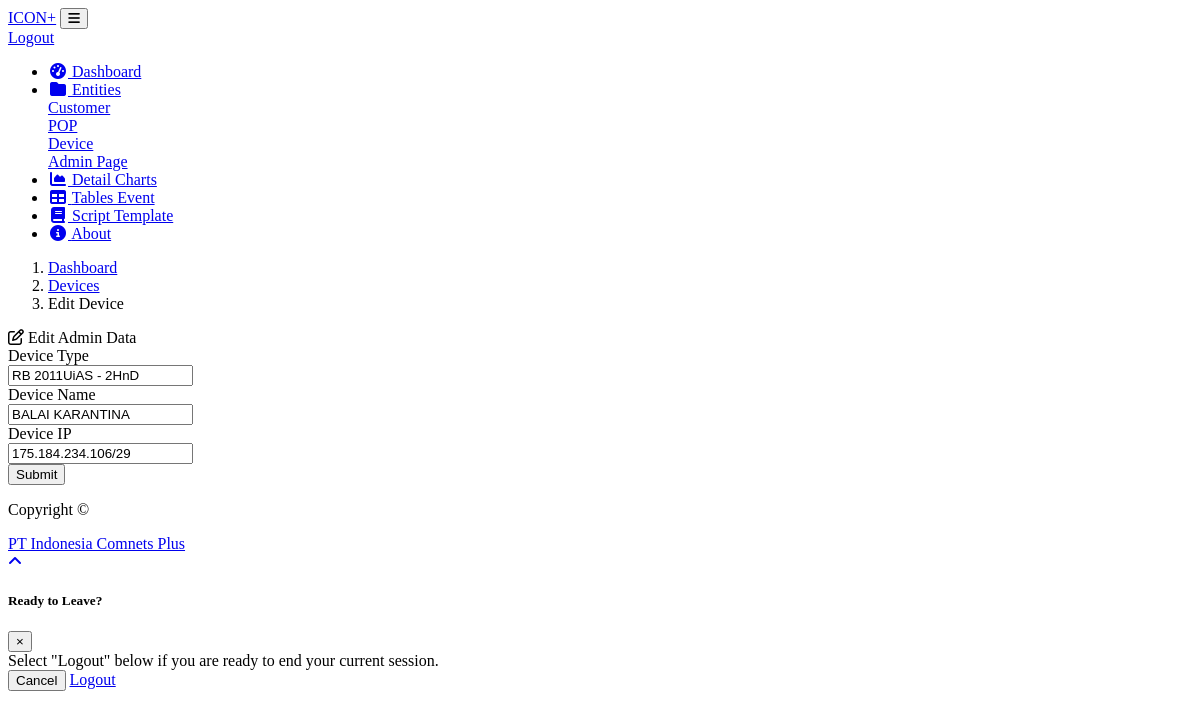
Page /editdevice.php?device_id=RTR_3BPP001 (signed in) on the committed database.
### tables this page shows
CREATE TABLE `device` (
  `device_id` varchar(20) NOT NULL,
  `device_type` varchar(200) NOT NULL,
  `device_ip` varchar(20) NOT NULL,
  `device_ip_add` varchar(20) NOT NULL
);

### function.php (called while the page is built, shortened)
<?php
$conn = mysqli_connect("localhost","root","","iconbisa");
function query($query){
	global $conn;
	$result = mysqli_query($conn, $query);
	$rows = [];
	while ( $row = mysqli_fetch_assoc($result) ){
		$rows[] = $row;
	}
	return $rows;
}
?>

### editdevice.php (the view, shortened to what this page needs)
<?php
require 'function.php';
$id = $_GET["device_id"];
$device = query("SELECT * FROM device WHERE device_id='$id'")[0];
?>
<!DOCTYPE html>
<html lang="en">
<head>
  <link href="vendor/fontawesome-free/css/all.min.css" rel="stylesheet" type="text/css">
  <link href="vendor/datatables/dataTables.bootstrap4.css" rel="stylesheet">
  <link href="css/sb-admin.css" rel="stylesheet">
  <link rel="stylesheet" href="vendor/iconfonts/mdi/css/materialdesignicons.min.css">
</head>
<body id="page-top">
  <nav class="navbar navbar-expand navbar-dark bg-dark static-top">
    <a class="navbar-brand mr-1" href="index.php">ICON+</a>
    <button class="btn btn-link btn-sm text-white order-1 order-sm-0" id="sidebarToggle" href="#">
      <i class="fas fa-bars"></i>
    </button>
    <form class="d-none d-md-inline-block form-inline ml-auto mr-0 mr-md-3 my-2 my-md-0">
 <a class="nav-item" href="logout.php" color: black data-toggle="modal" data-target="#logoutModal">
                                Logout</a>
    </form>
  </nav>
  <div id="wrapper">
    <ul class="sidebar navbar-nav">
      <li class="nav-item active">
        <a class="nav-link" href="index.php">
          <i class="fas fa-fw fa-tachometer-alt"></i>
          <span>Dashboard</span>
        </a>
      </li>
      <li class="nav-item dropdown">
        <a class="nav-link dropdown-toggle" href="#" id="pagesDropdown" role="button" data-toggle="dropdown" aria-haspopup="true" aria-expanded="false">
          <i class="fas fa-fw fa-folder"></i>
          <span>Entities</span>
        </a>
        <div class="dropdown-menu" aria-labelledby="pagesDropdown">
          <a class="dropdown-item" href="customer.php">Customer</a>
          <a class="dropdown-item" href="pop.php">POP</a>
          <a class="dropdown-item" href="device.php">Device</a>
          <a class="dropdown-item" href="accounts.php">Admin Page</a>
          </div>
      </li>
       <li class="nav-item">
        <a class="nav-link" href="detailcust.php">
          <i class="fas fa-fw fa-chart-area"></i>
          <span>Detail Charts</span></a>
      </li>
      <li class="nav-item">
        <a class="nav-link" href="tables.php">
          <i class="fas fa-fw fa-table"></i>
          <span>Tables Event</span></a>
      </li>
       <li class="nav-item">
        <a class="nav-link" href="Preconfig/PRECON_">
          <i class="fas fa-fw fa-book"></i>
          <span>Script Template</span></a>
      </li>
      <li class="nav-item">
        <a class="nav-link" href="about.php">
          <i class="fas fa-fw fa-info-circle"></i>
          <span>About</span></a>
      </li>
    </ul>
    <div id="content-wrapper">
      <div class="container-fluid">
                <ol class="breadcrumb">
          <li class="breadcrumb-item">
            <a href="index.php">Dashboard</a>
          </li>
          <li class="breadcrumb-item">
            <a href="device.php">Devices</a>
          </li>
          <li class="breadcrumb-item active">Edit Device</li>
        </ol>
         <div class="card mb-3">
          <div class="card-header">
            <i class="fa fa-edit tm-product-edit-icon"></i>
            Edit Admin Data</div>
            <div class="card-body">
                        <form action="" method="post" enctype="multipart/form-data" class="forms-sample">
                        <div class="form-group row">
                          <label for="device_type" class="col-sm-3 col-form-label">Device Type</label>
                          <div class="col-sm-9">
                            <input type="text" name="device_type" class="form-control" id="device_type" required value="<?= $device["device_type"]; ?>">
                          </div>
                        </div>
                          <div class="form-group row">
                          <label for="device_ip" class="col-sm-3 col-form-label">Device Name</label>
                          <div class="col-sm-9">
                            <input type="text" name="device_ip" class="form-control" id="device_ip" required value="<?= $device["device_ip"]; ?>">
                          </div>
                        </div>
                         <div class="form-group row">
                          <label for="device_ip_add" class="col-sm-3 col-form-label">Device IP</label>
                          <div class="col-sm-9">
                            <input type="text" name="device_ip_add" class="form-control" id="device_ip_add" required value="<?= $device["device_ip_add"]; ?>">
                          </div>
                        </div>
                        <button type="submit" name="submit" class="btn btn-success mr-2"><i class="mdi mdi-file-document"></i>Submit</button>
                      </form>
                      </div>
         </div>
      </div>
      <footer class="sticky-footer">
        <div class="container my-auto">
          <div class="copyright text-center my-auto">
            <p>Copyright © </p>
            <a href="http://www.iconpln.co.id"><span>PT Indonesia Comnets Plus</span></a>
          </div>
        </div>
      </footer>
    </div>
  </div>
  <a class="scroll-to-top rounded" href="#page-top">
    <i class="fas fa-angle-up"></i>
  </a>
  <div class="modal fade" id="logoutModal" tabindex="-1" role="dialog" aria-labelledby="exampleModalLabel" aria-hidden="true">
    <div class="modal-dialog" role="document">
      <div class="modal-content">
        <div class="modal-header">
          <h5 class="modal-title" id="exampleModalLabel">Ready to Leave?</h5>
          <button class="close" type="button" data-dismiss="modal" aria-label="Close">
            <span aria-hidden="true">×</span>
          </button>
        </div>
        <div class="modal-body">Select "Logout" below if you are ready to end your current session.</div>
        <div class="modal-footer">
          <button class="btn btn-secondary" type="button" data-dismiss="modal">Cancel</button>
          <a class="btn btn-primary" href="logout.php">Logout</a>
        </div>
      </div>
    </div>
  </div>
</body>
</html>

### rows in the picture
device: device_type "RB 2011UiAS - 2HnD", device_ip "BALAI KARANTINA", device_ip_add "175.184.234.106/29"
